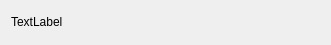
<?xml version="1.0" encoding="UTF-8"?>
<ui version="4.0">
 <class>Form</class>
 <widget class="QWidget" name="Form">
  <property name="geometry">
   <rect>
    <x>0</x>
    <y>0</y>
    <width>331</width>
    <height>45</height>
   </rect>
  </property>
  <property name="windowTitle">
   <string>Form</string>
  </property>
  <layout class="QHBoxLayout" name="horizontalLayout" stretch="0">
   <property name="spacing">
    <number>10</number>
   </property>
   <item>
    <widget class="QLabel" name="modelRoleLabel">
     <property name="sizePolicy">
      <sizepolicy hsizetype="Minimum" vsizetype="Preferred">
       <horstretch>0</horstretch>
       <verstretch>0</verstretch>
      </sizepolicy>
     </property>
     <property name="text">
      <string>TextLabel</string>
     </property>
     <property name="openExternalLinks">
      <bool>true</bool>
     </property>
     <property name="textInteractionFlags">
      <set>Qt::TextInteractionFlag::TextBrowserInteraction</set>
     </property>
    </widget>
   </item>
  </layout>
 </widget>
 <resources/>
 <connections/>
</ui>
